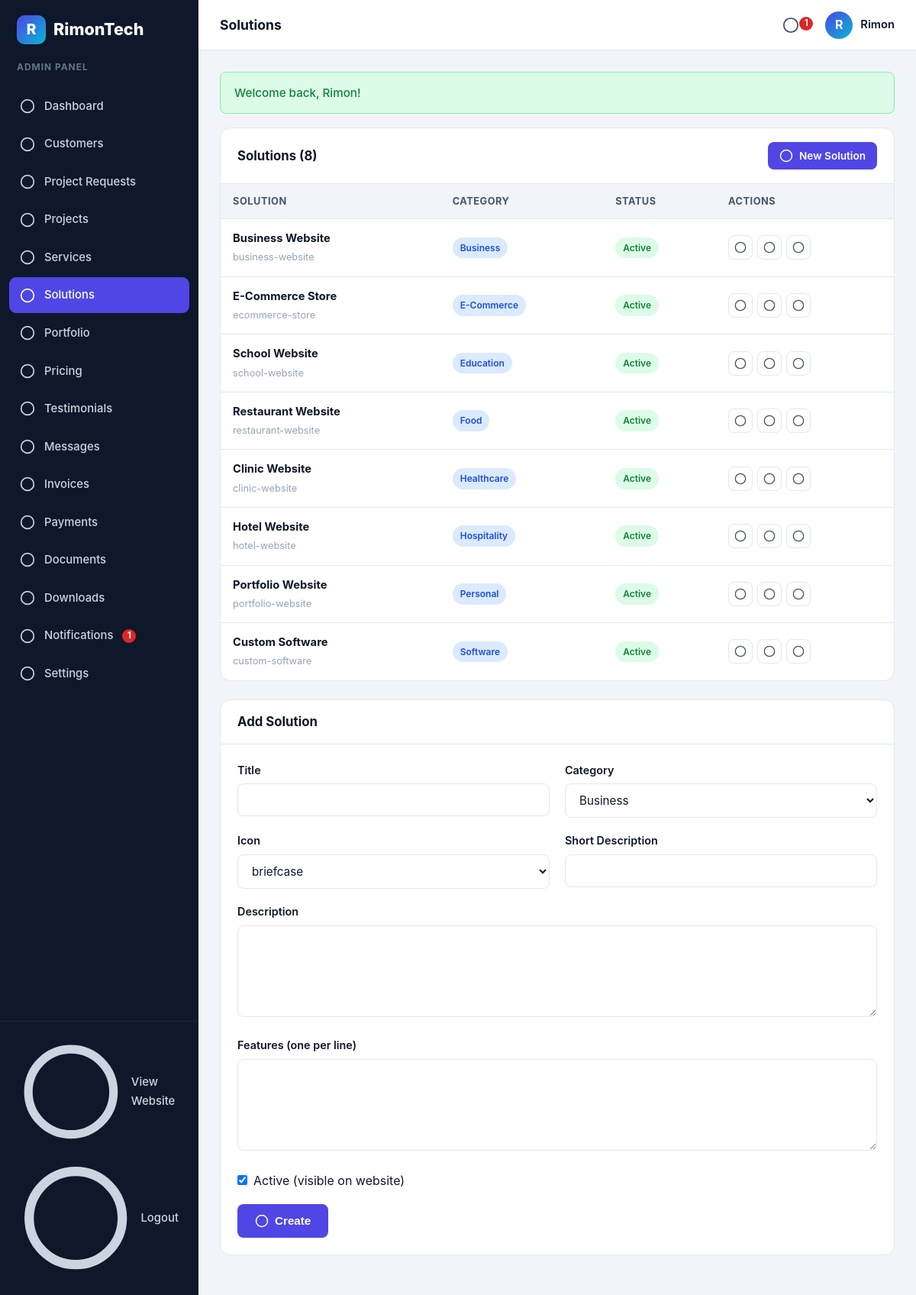
The page /admin/solutions.php (signed in) on the database its author committed.
### tables this page shows
CREATE TABLE IF NOT EXISTS solutions (
    id INT UNSIGNED AUTO_INCREMENT PRIMARY KEY,
    title VARCHAR(150) NOT NULL,
    slug VARCHAR(160) NOT NULL UNIQUE,
    category VARCHAR(100) NULL,
    short_desc VARCHAR(255) NULL,
    icon VARCHAR(60) NULL,
    description TEXT NULL,
    features JSON NULL,
    active TINYINT(1) NOT NULL DEFAULT 1,
    created_at TIMESTAMP DEFAULT CURRENT_TIMESTAMP
);

### config/database.php (called while the page is built, shortened)
<?php
function db(): PDO
{
    static $pdo = null;
    if ($pdo === null) {
        $dsn = 'mysql:host=' . DB_HOST . ';dbname=' . DB_NAME . ';charset=utf8mb4';
        $pdo = new PDO($dsn, DB_USER, DB_PASS, [
            PDO::ATTR_ERRMODE => PDO::ERRMODE_EXCEPTION,
            PDO::ATTR_DEFAULT_FETCH_MODE => PDO::FETCH_ASSOC,
            PDO::ATTR_EMULATE_PREPARES => false,
        ]);
    }
    return $pdo;
}

### admin/solutions.php (the view, shortened to what this page needs)
<?php
$pageTitle = 'Solutions';
$activeNav = 'solutions';
require_once __DIR__ . '/../includes/functions.php';
$form = ['title' => '', 'category' => '', 'short_desc' => '', 'icon' => 'briefcase', 'description' => '', 'features' => '', 'active' => 1];
$editId = 0;
$solutions = db()->query('SELECT * FROM solutions ORDER BY id')->fetchAll();
$iconOptions = ['briefcase', 'cart', 'graduation', 'utensils', 'stethoscope', 'bed', 'user', 'cpu', 'code', 'app'];
include __DIR__ . '/../includes/admin-header.php';
?>
<div class="panel">
  <div class="panel-head"><h3>Solutions (<?= count($solutions) ?>)</h3><a class="btn btn-sm btn-primary" href="<?= url('admin/solutions.php#add') ?>"><?= icon('plus') ?> New Solution</a></div>
  <div class="table-wrap">
    <table class="table">
      <thead><tr><th>Solution</th><th>Category</th><th>Status</th><th>Actions</th></tr></thead>
      <tbody>
        <?php foreach ($solutions as $s): ?>
          <tr>
            <td><b><?= e($s['title']) ?></b><br><span style="color:var(--text-3);font-size:0.8rem;"><?= e($s['slug']) ?></span></td>
            <td><span class="badge badge-blue"><?= e($s['category']) ?></span></td>
            <td><?= (int)$s['active'] === 1 ? '<span class="badge badge-green">Active</span>' : '<span class="badge badge-gray">Hidden</span>' ?></td>
            <td>
              <div class="actions">
                <a class="icon-btn" href="<?= url('admin/solutions.php?edit=' . $s['id'] . '#add') ?>" title="Edit"><?= icon('edit') ?></a>
                <form method="post" action="<?= url('admin/solutions.php') ?>" style="margin:0;">
                  <button type="submit" class="icon-btn" title="Toggle"><?= icon('eye') ?></button>
                </form>
                <form method="post" action="<?= url('admin/solutions.php') ?>" style="margin:0;">
                  <button type="submit" class="icon-btn danger" title="Delete" onclick="return confirm('Delete this solution?');"><?= icon('trash') ?></button>
                </form>
              </div>
            </td>
          </tr>
        <?php endforeach; ?>
      </tbody>
    </table>
  </div>
</div>
<div class="panel" id="add">
  <div class="panel-head"><h3><?= $editId ? 'Edit Solution' : 'Add Solution' ?></h3></div>
  <div class="panel-body">
    <form method="post" action="<?= url('admin/solutions.php' . ($editId ? '?edit=' . $editId : '')) ?>">
      <div class="form-grid">
        <div class="form-group">
          <label class="form-label">Title</label>
          <input type="text" name="title" class="form-control" value="<?= e($form['title']) ?>" required>
        </div>
        <div class="form-group">
          <label class="form-label">Category</label>
          <select name="category" class="form-control">
            <?php foreach (['Business', 'E-Commerce', 'Education', 'Food', 'Healthcare', 'Hospitality', 'Personal', 'Software'] as $cat): ?>
              <option value="<?= e($cat) ?>" <?= $form['category'] === $cat ? 'selected' : '' ?>><?= e($cat) ?></option>
            <?php endforeach; ?>
          </select>
        </div>
        <div class="form-group">
          <label class="form-label">Icon</label>
          <select name="icon" class="form-control">
            <?php foreach ($iconOptions as $io): ?><option value="<?= $io ?>" <?= $form['icon'] === $io ? 'selected' : '' ?>><?= e($io) ?></option><?php endforeach; ?>
          </select>
        </div>
        <div class="form-group">
          <label class="form-label">Short Description</label>
          <input type="text" name="short_desc" class="form-control" value="<?= e($form['short_desc']) ?>">
        </div>
      </div>
      <div class="form-group">
        <label class="form-label">Description</label>
        <textarea name="description" class="form-control"><?= e($form['description']) ?></textarea>
      </div>
      <div class="form-group">
        <label class="form-label">Features (one per line)</label>
        <textarea name="features" class="form-control"><?= e($form['features']) ?></textarea>
      </div>
      <div class="form-group">
        <label style="display:flex;gap:8px;align-items:center;"><input type="checkbox" name="active" value="1" <?= $form['active'] ? 'checked' : '' ?>> <span>Active (visible on website)</span></label>
      </div>
      <button type="submit" class="btn btn-primary"><?= $editId ? icon('check') . ' Update' : icon('plus') . ' Create' ?></button>
    </form>
  </div>
</div>
<?php include __DIR__ . '/../includes/admin-footer.php'; ?>

### includes/admin-header.php (shortened to what this page needs)
<?php
require_once __DIR__ . '/functions.php';
$admin = require_admin();
$activeNav = $activeNav ?? '';
$pageTitle = $pageTitle ?? 'Admin Dashboard';
$unread = unread_count('admin', (int)$admin['id']);
$navItems = [
    'dashboard' => ['label' => 'Dashboard', 'url' => 'admin/dashboard.php', 'icon' => 'grid'],
    'customers' => ['label' => 'Customers', 'url' => 'admin/customers.php', 'icon' => 'users'],
    'project-requests' => ['label' => 'Project Requests', 'url' => 'admin/project-requests.php', 'icon' => 'inbox'],
    'projects' => ['label' => 'Projects', 'url' => 'admin/projects.php', 'icon' => 'clipboard'],
    'services' => ['label' => 'Services', 'url' => 'admin/services.php', 'icon' => 'layers'],
    'solutions' => ['label' => 'Solutions', 'url' => 'admin/solutions.php', 'icon' => 'cpu'],
    'portfolio' => ['label' => 'Portfolio', 'url' => 'admin/portfolio.php', 'icon' => 'eye'],
    'pricing' => ['label' => 'Pricing', 'url' => 'admin/pricing.php', 'icon' => 'tag'],
    'testimonials' => ['label' => 'Testimonials', 'url' => 'admin/testimonials.php', 'icon' => 'quote'],
    'messages' => ['label' => 'Messages', 'url' => 'admin/messages.php', 'icon' => 'mail'],
    'invoices' => ['label' => 'Invoices', 'url' => 'admin/invoices.php', 'icon' => 'file'],
    'payments' => ['label' => 'Payments', 'url' => 'admin/payments.php', 'icon' => 'wallet'],
    'documents' => ['label' => 'Documents', 'url' => 'admin/documents.php', 'icon' => 'layers'],
    'downloads' => ['label' => 'Downloads', 'url' => 'admin/downloads.php', 'icon' => 'download'],
    'notifications' => ['label' => 'Notifications', 'url' => 'admin/notifications.php', 'icon' => 'bell'],
    'settings' => ['label' => 'Settings', 'url' => 'admin/settings.php', 'icon' => 'settings'],
];
?>
<!DOCTYPE html>
<html lang="en">
<head>
<link rel="stylesheet" href="<?= url('assets/css/style.css') ?>">
</head>
<body class="dashboard-body">
<div class="dashboard admin-dashboard">
  <aside class="sidebar" id="sidebar">
    <a href="<?= url('admin/dashboard.php') ?>" class="brand sidebar-brand">
      <span class="brand-mark">R</span>
      <span class="brand-text"><?= e(APP_NAME) ?></span>
    </a>
    <p class="sidebar-caption">Admin Panel</p>
    <nav class="sidebar-nav">
      <?php foreach ($navItems as $key => $item): ?>
        <?php $extra = $key === 'notifications' && $unread > 0 ? '<span class="dot-badge">' . $unread . '</span>' : ''; ?>
        <a href="<?= url($item['url']) ?>" class="sidebar-link <?= $activeNav === $key ? 'active' : '' ?>">
          <span class="sidebar-icon"><?= icon($item['icon']) ?></span>
          <?= e($item['label']) ?><?= $extra ?>
        </a>
      <?php endforeach; ?>
    </nav>
    <div class="sidebar-footer">
      <a href="<?= url('index.php') ?>" class="sidebar-link"><?= icon('eye') ?> View Website</a>
      <a href="<?= url('admin/logout.php') ?>" class="sidebar-link"><?= icon('logout') ?> Logout</a>
    </div>
  </aside>
  <div class="dashboard-main">
    <header class="topbar">
      <h1 class="topbar-title"><?= e($pageTitle) ?></h1>
      <div class="topbar-right">
        <a href="<?= url('admin/notifications.php') ?>" class="topbar-icon" title="Notifications">
          <?= icon('bell') ?>
          <?php if ($unread > 0): ?><span class="dot-badge"><?= $unread ?></span><?php endif; ?>
        </a>
        <div class="topbar-user">
          <span class="avatar"><?= e(strtoupper(substr($admin['name'], 0, 1))) ?></span>
          <span class="topbar-user-name"><?= e($admin['name']) ?></span>
        </div>
      </div>
    </header>
    <div class="dashboard-content">
      <?php flash_render(); ?>

### includes/functions.php (shortened to what this page needs)
<?php
require_once __DIR__ . '/../config/database.php';
function base_url(string $path = ''): string
{
    static $base = null;
    if ($base === null) {
        $rootFs = realpath(dirname(__DIR__));
        $docRoot = realpath($_SERVER['DOCUMENT_ROOT'] ?? $rootFs);
        $base = '/';
    }
    return $base . ltrim($path, '/');
}
function url(string $path = ''): string
{
    return base_url($path);
}
function e(?string $value): string
{
    return htmlspecialchars((string)$value, ENT_QUOTES, 'UTF-8');
}
function get_flashes(): array
{
    $flashes = $_SESSION['flash'] ?? [];
    return $flashes;
}
function flash_render(): void
{
    foreach (get_flashes() as $f) {
        $type = $f['type'] === 'error' ? 'error' : 'success';
        echo '<div class="alert alert-' . e($type) . '">' . e($f['message']) . '</div>';
    }
}
function current_admin(): ?array
{
    $stmt = db()->prepare('SELECT * FROM admins WHERE id = ?');
    $stmt->execute([$_SESSION['admin_id']]);
    return $stmt->fetch() ?: null;
}
function require_admin(): array
{
    $admin = current_admin();
    return $admin;
}
function unread_count(string $type, int $userId): int
{
    $stmt = db()->prepare('SELECT COUNT(*) FROM notifications WHERE user_type = ? AND user_id = ? AND is_read = 0');
    $stmt->execute([$type, $userId]);
    return (int)$stmt->fetchColumn();
}
function icon(string $name): string
{
    return $map[$name] ?? '<svg viewBox="0 0 24 24" fill="none" stroke="currentColor" stroke-width="2"><circle cx="12" cy="12" r="10"/></svg>';
}

### rows shown on the page
solutions: title "Business Website", slug "business-website", category "Business", shows "Active", active "☑"
solutions: title "E-Commerce Store", slug "ecommerce-store", category "E-Commerce", active "Active"
solutions: title "School Website", slug "school-website", category "Education", active "Active"
solutions: title "Restaurant Website", slug "restaurant-website", category "Food", active "Active"
solutions: title "Clinic Website", slug "clinic-website", category "Healthcare", active "Active"
solutions: title "Hotel Website", slug "hotel-website", category "Hospitality", active "Active"
solutions: title "Portfolio Website", slug "portfolio-website", category "Personal", active "Active"
solutions: title "Custom Software", slug "custom-software", category "Software", active "Active"

### other values the page prints
APP_NAME "RimonTech"
$item['label'] "Dashboard"
$item['label'] "Customers"
$item['label'] "Project Requests"
$item['label'] "Projects"
$item['label'] "Services"
$item['label'] "Solutions"
$item['label'] "Portfolio"
$item['label'] "Pricing"
$item['label'] "Testimonials"
$item['label'] "Messages"
$item['label'] "Invoices"
$item['label'] "Payments"
$item['label'] "Documents"
$item['label'] "Downloads"
